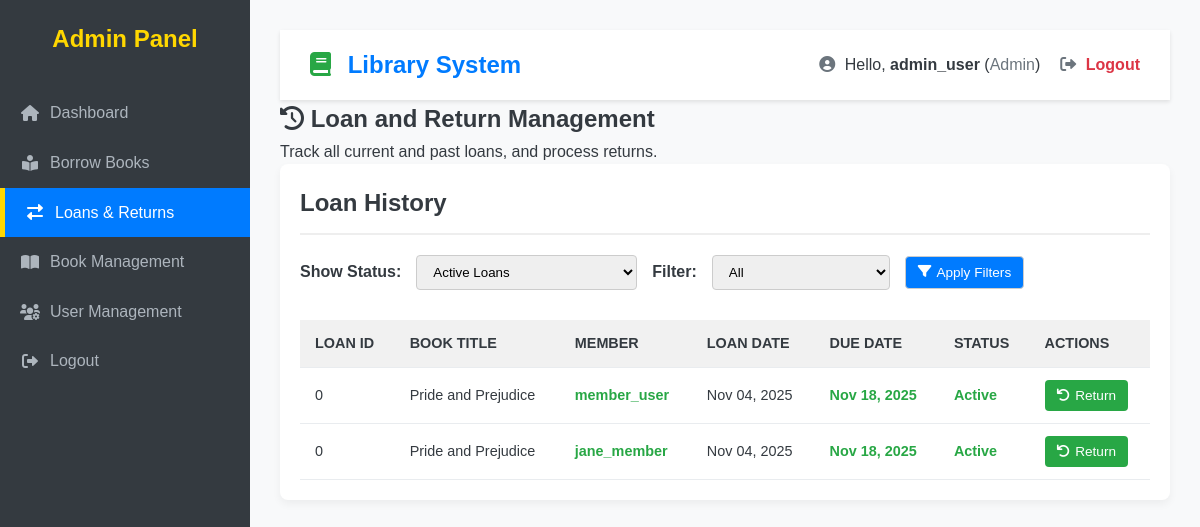
Page /loansReturn.php (signed in) on the committed database.
### tables this page shows
CREATE TABLE IF NOT EXISTS `loans` (
  `loan_id` int(10) UNSIGNED NOT NULL,
  `book_id` int(10) UNSIGNED NOT NULL,
  `user_id` int(10) UNSIGNED NOT NULL,
  `loan_date` date NOT NULL,
  `due_date` date NOT NULL,
  `return_date` date DEFAULT NULL  
);

CREATE TABLE IF NOT EXISTS `books` (
  `book_id` int(10) UNSIGNED NOT NULL,
  `isbn` varchar(20) DEFAULT NULL,
  `title` varchar(255) NOT NULL,
  `author` varchar(255) NOT NULL,
  `publisher` varchar(100) DEFAULT NULL,
  `publication_year` year(4) DEFAULT NULL,
  `genre` varchar(50) DEFAULT NULL,
  `total_copies` int(10) UNSIGNED NOT NULL DEFAULT 1,  
  `available_copies` int(10) UNSIGNED NOT NULL DEFAULT 1  
);

CREATE TABLE IF NOT EXISTS `users` (
  `user_id` int(10) UNSIGNED NOT NULL,
  `role_id` int(10) UNSIGNED NOT NULL,
  `username` varchar(50) NOT NULL,
  `email` varchar(100) NOT NULL,
  `password_hash` varchar(255) NOT NULL,
  `first_name` varchar(50) DEFAULT NULL,
  `last_name` varchar(50) DEFAULT NULL,
  `registration_date` datetime NOT NULL DEFAULT current_timestamp()
);

### loansReturn.php (the view, shortened to what this page needs)
<?php
require_once 'connect.php';
$role_id = $_SESSION['role_id'] ?? 3;
$staff_roles = [1, 2];
$is_staff = in_array($role_id, $staff_roles);
$error = '';
$loans = [];
$filter_status = $_GET['status'] ?? 'active';
$filter_late = $_GET['late'] ?? '0';
$where_clauses = ["1=1"];
if ($filter_status == 'active') {
    $where_clauses[] = "l.return_date IS NULL";
}
$where_sql = "WHERE " . implode(' AND ', $where_clauses);
$sql_loans = "
    SELECT
        l.*,
        b.title AS book_title,
        u.username AS member_username,
        u.user_id AS member_user_id
    FROM
        loans l
    JOIN
        users u ON l.user_id = u.user_id
    JOIN
        books b ON l.book_id = b.book_id -- Direct join to books table
    {$where_sql}
    ORDER BY
        l.loan_date DESC
";
if ($result = mysqli_query($conn, $sql_loans)) {
    $loans = mysqli_fetch_all($result, MYSQLI_ASSOC);
} else {
    $error .= " Failed to fetch loans: " . mysqli_error($conn);
}
?>
<!DOCTYPE html>
<html lang="en">
<head>
    <link rel="stylesheet" href="styles.css">
    <link rel="stylesheet" href="https://cdnjs.cloudflare.com/ajax/libs/font-awesome/6.0.0-beta3/css/all.min.css">
</head>
<body>
    <div class="dashboard-layout">
        <?php include 'sidebar.php';  ?>
        <div class="main-content">
            <?php include 'navbar.php';  ?>
            <section class="page-content">
                <h1><i class="fas fa-history"></i> Loan and Return Management</h1>
                <p>Track all current and past loans, and process returns.</p>
                <div class="card">
                    <h2>Loan History</h2>
                    <form method="GET" action="loansReturn.php" class="filter-form">
                        <label for="status_filter">Show Status:</label>
                        <select name="status" id="status_filter">
                            <option value="active" <?php echo $filter_status == 'active' ? 'selected' : ''; ?>>Active Loans</option>
                        </select>
                        <label for="late_filter">Filter:</label>
                        <select name="late" id="late_filter">
                            <option value="0" <?php echo $filter_late == '0' ? 'selected' : ''; ?>>All</option>
                        </select>
                        <button type="submit" class="btn-primary"><i class="fas fa-filter"></i> Apply Filters</button>
                    </form>
                    <?php if (empty($loans)): ?>
                        <p>No loans found matching the current filters.</p>
                    <?php else: ?>
                    <div class="table-responsive">
                        <table class="data-table">
                            <thead>
                                <tr>
                                    <th>Loan ID</th>
                                    <th>Book Title</th>
                                    <th>Member</th>
                                    <th>Loan Date</th>
                                    <th>Due Date</th>
                                    <th>Status</th>
                                    <?php if ($is_staff): ?>
                                    <th>Actions</th>
                                    <?php endif; ?>
                                </tr>
                            </thead>
                            <tbody>
                            <?php foreach ($loans as $loan):
                                $is_returned = $loan['return_date'] !== NULL;
                                $status_class = 'status-active';
                                $status_text = 'Active';
                            ?>
                            <tr>
                                <td data-label="Loan ID"><?php echo htmlspecialchars($loan['loan_id']); ?></td>
                                <td data-label="Book Title" class="book-title"><?php echo htmlspecialchars($loan['book_title']); ?></td>
                                <td data-label="Member">
                                    <a href="userManagement.php?user_id=<?php echo $loan['member_user_id']; ?>" style="text-decoration: none; font-weight: bold; color: var(--accent-color);">
                                        <?php echo htmlspecialchars($loan['member_username']); ?>
                                    </a>
                                </td>
                                <td data-label="Loan Date"><?php echo date('M d, Y', strtotime($loan['loan_date'])); ?></td>
                                <td data-label="Due Date" class="<?php echo $status_class; ?>"><?php echo date('M d, Y', strtotime($loan['due_date'])); ?></td>
                                <td data-label="Status" class="<?php echo $status_class; ?>"><?php echo $status_text; ?></td>
                                <?php if ($is_staff): ?>
                                <td>
                                    <?php if (!$is_returned): ?>
                                        <form method="POST" action="loansReturn.php" style="margin: 0;" onsubmit="return confirm('Confirm return for Loan ID <?php echo $loan['loan_id']; ?>?');">
                                            <button type="submit" class="btn-primary return-btn"><i class="fas fa-undo"></i> Return</button>
                                        </form>
                                    <?php else: ?>
                                        <button class="btn-secondary" disabled>Returned</button>
                                    <?php endif; ?>
                                </td>
                                <?php endif; ?>
                            </tr>
                            <?php endforeach; ?>
                        </tbody>
                    </table>
                </div>
                <?php endif; ?>
            </div>
        </section>
    </div>
</body>
</html>

### styles.css (style rules this page uses)
* { margin: 0; padding: 0; box-sizing: border-box; }
:root { --primary-color: #007bff; --secondary-color: #6c757d; --accent-color: #28a745; --bg-color: #f8f9fa; --text-color: #343a40; --card-bg: #ffffff; --sidebar-bg: #343a40; }
body { font-family: Arial, sans-serif; line-height: 1.6; background-color: var(--bg-color); color: var(--text-color); }
.dashboard-layout { display: flex; min-height: 100vh; }
.main-content { flex-grow: 1; padding: 30px; background-color: var(--bg-color); }
.data-card, .card { background-color: var(--card-bg); padding: 20px; border-radius: 8px; box-shadow: 0 4px 10px rgba(0, 0, 0, 0.05); }
.table-responsive { overflow-x: auto; }
.data-table { width: 100%; border-collapse: collapse; margin-top: 10px; font-size: 0.9rem; }
.data-table th, .data-table td { padding: 12px 15px; text-align: left; border-bottom: 1px solid #e9ecef; }
.data-table th { background-color: #f1f1f1; color: var(--text-color); font-weight: bold; text-transform: uppercase; }
.card, .card-form { background-color: var(--card-bg); padding: 25px; margin-bottom: 20px; border-radius: 8px; box-shadow: 0 4px 6px rgba(0, 0, 0, 0.1); }
.card h2, .card-form h2 { color: var(--text-color); border-bottom: 2px solid #eee; padding-bottom: 10px; margin-bottom: 20px; }
.return-btn { background-color: var(--primary-color); color: white; padding: 8px 12px; border: none; border-radius: 4px; cursor: pointer; font-size: 0.85rem; font-weight: 500; transition: background-color 0.2s; white-space: nowrap; }
.return-btn i { margin-right: 5px; }
.card { background-color: var(--card-bg); padding: 20px; border-radius: 8px; box-shadow: 0 4px 8px rgba(0, 0, 0, 0.05); margin-bottom: 20px; }
.btn-primary { background-color: var(--primary-color); color: white; padding: 8px 12px; border: none; border-radius: 4px; cursor: pointer; font-size: 0.85rem; font-weight: 500; transition: background-color 0.2s; text-decoration: none; display: inline-flex; align-items: center; }
.btn-primary i, .btn-danger i { margin-right: 5px; }

### loansReturn.php (style rules this page uses)
.data-table .status-active { color: #28a745; font-weight: bold; }
.filter-form { margin-bottom: 20px; display: flex; gap: 15px; align-items: center; }
.filter-form label { font-weight: bold; }
.filter-form select, .filter-form button { padding: 8px 12px; border: 1px solid #ccc; border-radius: 4px; }
.return-btn { background-color: #28a745; color: white; border: none; cursor: pointer; }

### rows in the picture
loans: loan "0", book.title "Pride and Prejudice", user.username "member_user", loan_date "Nov 04, 2025", due_date "Nov 18, 2025", status_text "Active"
loans: loan "0", book.title "Pride and Prejudice", user.username "jane_member", loan_date "Nov 04, 2025", due_date "Nov 18, 2025", status_text "Active"

### other values in the picture
$sidebar_title "Admin Panel"
$details['label'] "Dashboard"
$details['label'] "Borrow Books"
$details['label'] "Loans & Returns"
$details['label'] "Book Management"
$details['label'] "User Management"
$username "admin_user"
$role_name "Admin"
